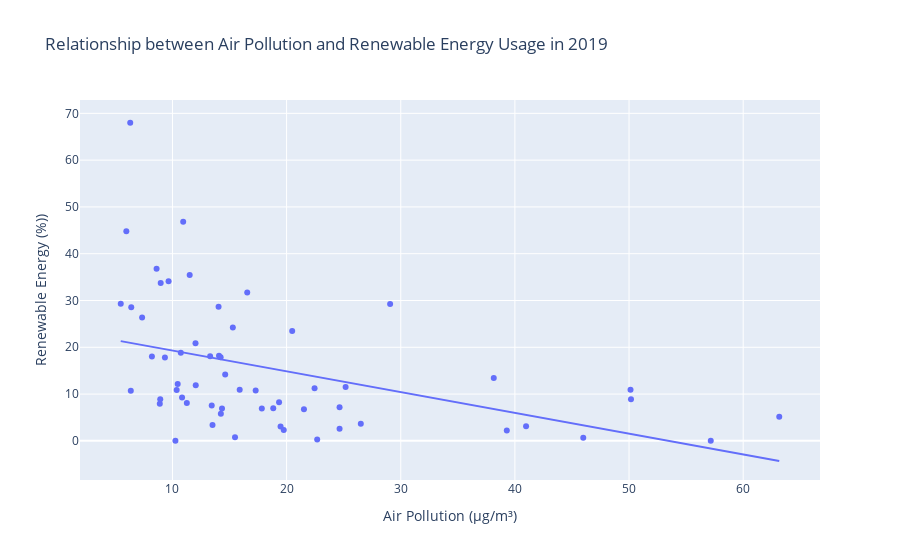

This figure's notebook cell:
### Code cell
fig = px.scatter(
    merged_hip3,
    x = "Air Pollution",
    y = "Renewables (% equivalent primary energy)",
    hover_name="Country Name",
    title="Relationship between Air Pollution and Renewable Energy Usage in 2019",
    labels={"Air Pollution":"Air Pollution (µg/m³)","Renewables (% equivalent primary energy)":"Renewable Energy (%))"},
    trendline="ols"
)

fig.show()

### Figure 1 — Plotly figure (JSON) as saved in the notebook; plotly's stock layout.template omitted (floating-point values rounded to 4 significant figures)
{"data": [{"hovertemplate": "<b>%{hovertext}</b><br><br>Air Pollution (µg/m³)=%{x}<br>Renewable Energy (%))=%{y}<extra></extra>", "hovertext": ["Finland", "Sweden", "Norway", "Estonia", "Canada", "Portugal", "Ireland", "New Zealand", "Luxembourg", "Australia", "Switzerland", "Spain", "Denmark", "Trinidad and Tobago", "Lithuania", "France", "Germany", "Japan", "Brazil", "Belgium", "Austria", "Latvia", "Argentina", "Romania", "Morocco", "Ukraine", "Colombia", "Slovenia", "Italy", "Hungary", "Czechia", "Greece", "Croatia", "Belarus", "Slovakia", "Ecuador", "Bulgaria", "Mexico", "Poland", "Indonesia", "Israel", "South Africa", "Chile", "Malaysia", "Philippines", "Algeria", "Azerbaijan", "Thailand", "North Macedonia", "Kazakhstan", "Peru", "China", "Iraq", "Uzbekistan", "Bangladesh", "Pakistan", "India", "Saudi Arabia", "Egypt"], "legendgroup": "", "marker": {"color": "#636efa", "symbol": "circle"}, "mode": "markers", "name": "", "orientation": "v", "showlegend": false, "type": "scatter", "x": [5.47, 5.96, 6.3, 6.35, 6.39, 7.34, 8.2, 8.61, 8.89, 8.93, 8.97, 9.34, 9.66, 10.26, 10.37, 10.46, 10.73, 10.84, 10.94, 11.26, 11.51, 12.02, 12.04, 13.3, 13.44, 13.51, 14.04, 14.08, 14.22, 14.24, 14.34, 14.62, 15.29, 15.48, 15.89, 16.55, 17.29, 17.83, 18.83, 19.34, 19.47, 19.75, 20.49, 21.52, 22.45, 22.68, 24.64, 24.64, 25.17, 26.5, 29.07, 38.15, 39.29, 40.98, 45.99, 50.13, 50.17, 57.16, 63.16], "xaxis": "x", "y": [29.33, 44.81, 67.99, 10.69, 28.55, 26.37, 18.01, 36.8, 7.92, 8.88, 33.74, 17.81, 34.1, 0.01, 10.88, 12.16, 18.83, 9.28, 46.81, 8.08, 35.47, 20.84, 11.91, 18.11, 7.54, 3.39, 28.66, 18.17, 17.86, 5.8, 6.94, 14.17, 24.22, 0.76, 10.94, 31.7, 10.77, 6.9, 6.98, 8.28, 3.07, 2.32, 23.46, 6.77, 11.25, 0.29, 2.6, 7.16, 11.51, 3.66, 29.26, 13.46, 2.2, 3.15, 0.66, 10.93, 8.9, 0.02, 5.15], "yaxis": "y"}, {"hovertemplate": "<b>OLS trendline</b><br>Renewables (% equivalent primary energy) = -0.444162 * Air Pollution + 23.7511<br>R<sup>2</sup>=0.186841<br><br>Air Pollution (µg/m³)=%{x}<br>Renewable Energy (%))=%{y} <b>(trend)</b><extra></extra>", "legendgroup": "", "marker": {"color": "#636efa", "symbol": "circle"}, "mode": "lines", "name": "", "showlegend": false, "type": "scatter", "x": [5.47, 5.96, 6.3, 6.35, 6.39, 7.34, 8.2, 8.61, 8.89, 8.93, 8.97, 9.34, 9.66, 10.26, 10.37, 10.46, 10.73, 10.84, 10.94, 11.26, 11.51, 12.02, 12.04, 13.3, 13.44, 13.51, 14.04, 14.08, 14.22, 14.24, 14.34, 14.62, 15.29, 15.48, 15.89, 16.55, 17.29, 17.83, 18.83, 19.34, 19.47, 19.75, 20.49, 21.52, 22.45, 22.68, 24.64, 24.64, 25.17, 26.5, 29.07, 38.15, 39.29, 40.98, 45.99, 50.13, 50.17, 57.16, 63.16], "xaxis": "x", "y": [21.32, 21.1, 20.95, 20.93, 20.91, 20.49, 20.11, 19.93, 19.8, 19.78, 19.77, 19.6, 19.46, 19.19, 19.15, 19.11, 18.99, 18.94, 18.89, 18.75, 18.64, 18.41, 18.4, 17.84, 17.78, 17.75, 17.52, 17.5, 17.44, 17.43, 17.38, 17.26, 16.96, 16.88, 16.69, 16.4, 16.07, 15.83, 15.39, 15.16, 15.1, 14.98, 14.65, 14.19, 13.78, 13.68, 12.81, 12.81, 12.57, 11.98, 10.84, 6.806, 6.3, 5.549, 3.324, 1.485, 1.468, -1.637, -4.302], "yaxis": "y"}], "layout": {"legend": {"tracegroupgap": 0}, "title": {"text": "Relationship between Air Pollution and Renewable Energy Usage in 2019"}, "xaxis": {"anchor": "y", "domain": [0, 1], "title": {"text": "Air Pollution (µg/m³)"}}, "yaxis": {"anchor": "x", "domain": [0, 1], "title": {"text": "Renewable Energy (%))"}}}}
